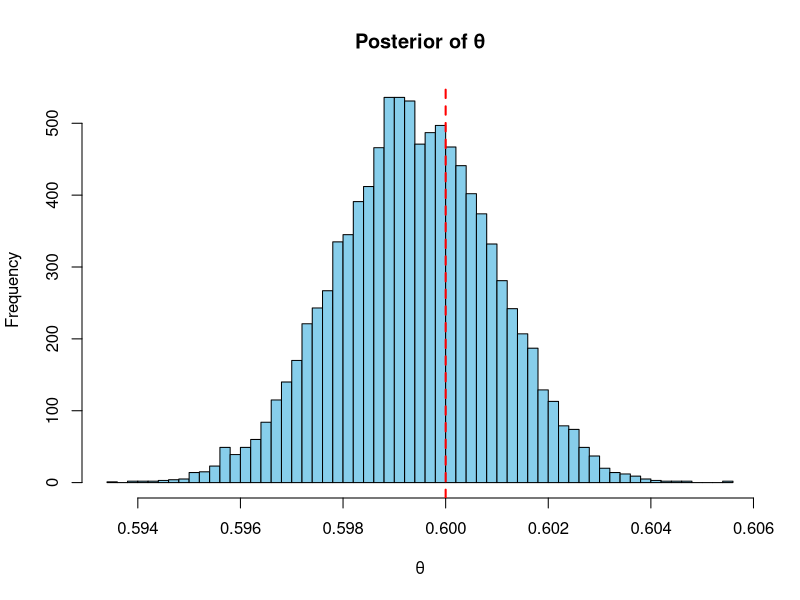

Write the R code that produced this figure.
# level-1 Bayesian model
set.seed(42)
N <- 100000  # number of tosses
theta_true <- 0.6  # true probability of heads
tosses <- rbinom(N, size = 1, prob = theta_true)

# Count heads
heads <- sum(tosses)
tails <- N - heads

# Bayesian estimate with Beta prior
alpha_prior <- 2
beta_prior <- 2

# Posterior: Beta + Binomial → Beta(alpha + heads, beta + tails)
alpha_post <- alpha_prior + heads
beta_post <- beta_prior + tails

# Monte Carlo sample from posterior
posterior_samples <- rbeta(10000, alpha_post, beta_post)

# Plot posterior
hist(posterior_samples, main="Posterior of θ", xlab="θ", col="skyblue", breaks=50)
abline(v=theta_true, col="red", lwd=2, lty=2)
